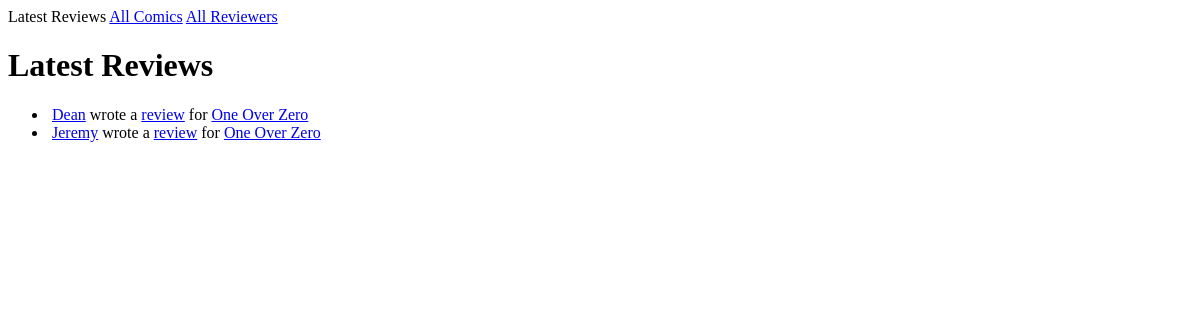
The app's page /, older data.
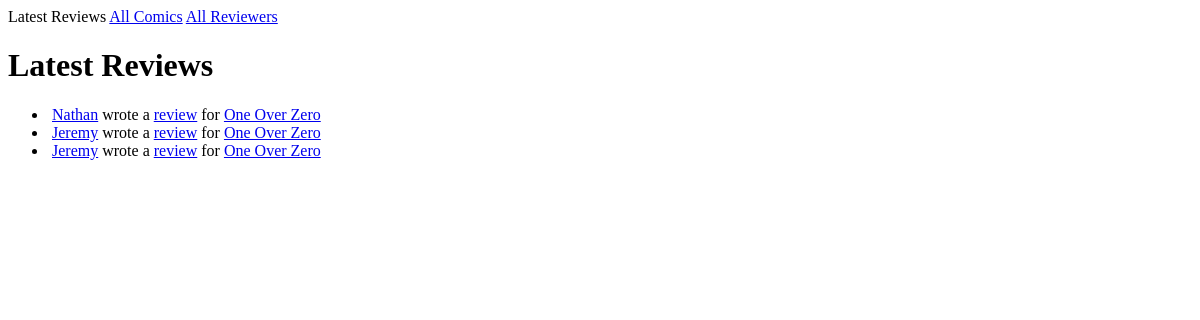
The same page, newer data.
### reviews/models.py (models this page shows, shortened)
class Review(models.Model):
    comic = models.ForeignKey(Comic)
    reviewer = models.ForeignKey(Reviewer)
    review_text = models.CharField(max_length=2000)
    stars = models.IntegerField(default=0)
    pub_date = models.DateTimeField('date reviewed')

class Reviewer(models.Model):
    user = models.OneToOneField(User)
    name = models.CharField(max_length=50)
    admin = models.BooleanField(default=False)

class Comic(models.Model):
    RATING_UNRATED = 'un'
    RATING_G       = 'g'
    RATING_PG      = 'pg'
    RATING_PG_13   = 'pg13'
    RATING_R       = 'r'
    RATING_NC_17   = 'nc17'
    MPAA_RATING_CHOICES = (
        (RATING_UNRATED, '(Unrated)'),
        (RATING_G,       'G'),
        (RATING_PG,      'PG'),
        (RATING_PG_13,   'PG-13'),
        (RATING_R,       'R'),
        (RATING_NC_17,   'NC-17'),
    )
    name = models.CharField(max_length=50)
    url = models.CharField(max_length=200)
    mpaa_rating = models.CharField(
        max_length=4,
        choices=MPAA_RATING_CHOICES,
        default=RATING_UNRATED)
    def __unicode__(self):
        return self.name

### reviews/views.py (the view)
# urls.py: url(r'^$', views.IndexView.as_view(), name='index'),
class IndexView(generic.ListView):
    template_name = 'reviews/index.html'
    context_object_name = 'latest_review_list'
    def get_queryset(self):
        return Review.objects.order_by('-pub_date')[:5]

### reviews/templates/reviews/index.html (shortened to what this page needs)
{% extends 'reviews/base.html' %}
{% block allreviews %}Latest Reviews{% endblock %}
{% block allcomics %}{{ block.super }}{% endblock %}
{% block allreviewers %}{{ block.super }}{% endblock %}
{% block content %}
    <h1>Latest Reviews</h1>
    {% if latest_review_list %}
        <ul>
        {% for review in latest_review_list %}
            <li>
                <a href="{% url 'reviewerdetail' review.reviewer.id %}">{{ review.reviewer.name }}</a> wrote a
                <a href="{% url 'detail' review.id %}">review</a> for
                <a href="{% url 'comicdetail' review.comic.id %}">{{ review.comic }}</a>
            </li>
        {% endfor %}
        </ul>
    {% else %}
        <p>No reviews are available.</p>
    {% endif %}
{% endblock %}

Row changes from the older to the newer data that the page shows:
added Review: reviewer.name "Nathan", comic "One Over Zero"
changed Review (number 2 of 3 on the later page): reviewer.name "Dean" → "Jeremy"
